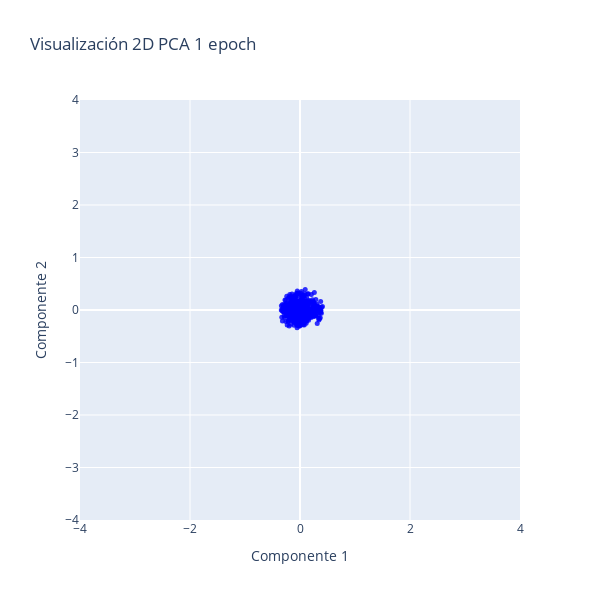

The notebook cell this image was saved under:
### Code cell
# Crear la figura
fig = go.Figure()

# Añadir el gráfico 2D (ignorando la tercera dimensión)
fig.add_trace(
    go.Scatter(
        x=all_weights_first_layer_mod["pca_2d_0"],
        y=all_weights_first_layer_mod["pca_2d_1"],
        mode='markers',
        marker=dict(size=5, opacity=0.8, color="blue"),
        showlegend=False  # Desactivar la leyenda
    )
)

rango_ejes = [-4, 4]

# Modificar los ejes del gráfico 2D
fig.update_xaxes(title_text="Componente 1", range=rango_ejes)
fig.update_yaxes(title_text="Componente 2", range=rango_ejes)

# Actualizar layout para ajustar el tamaño del gráfico
fig.update_layout(height=600, width=600, title_text=f"Visualización 2D PCA {num_epochs} epoch")

# Mostrar el gráfico
fig.show()

### Figure 1 — Plotly figure (JSON) as saved in the notebook; plotly's stock layout.template omitted (floating-point values rounded to 4 significant figures; data arrays with more than 128 entries replaced by an {"elided": "..."} marker saying what was removed)
{"data": [{"marker": {"color": "blue", "opacity": 0.8, "size": 5}, "mode": "markers", "showlegend": false, "type": "scatter", "x": {"elided": "640 float values"}, "y": {"elided": "640 float values"}}], "layout": {"height": 600, "title": {"text": "Visualización 2D PCA 1 epoch"}, "width": 600, "xaxis": {"range": [-4, 4], "title": {"text": "Componente 1"}}, "yaxis": {"range": [-4, 4], "title": {"text": "Componente 2"}}}}
